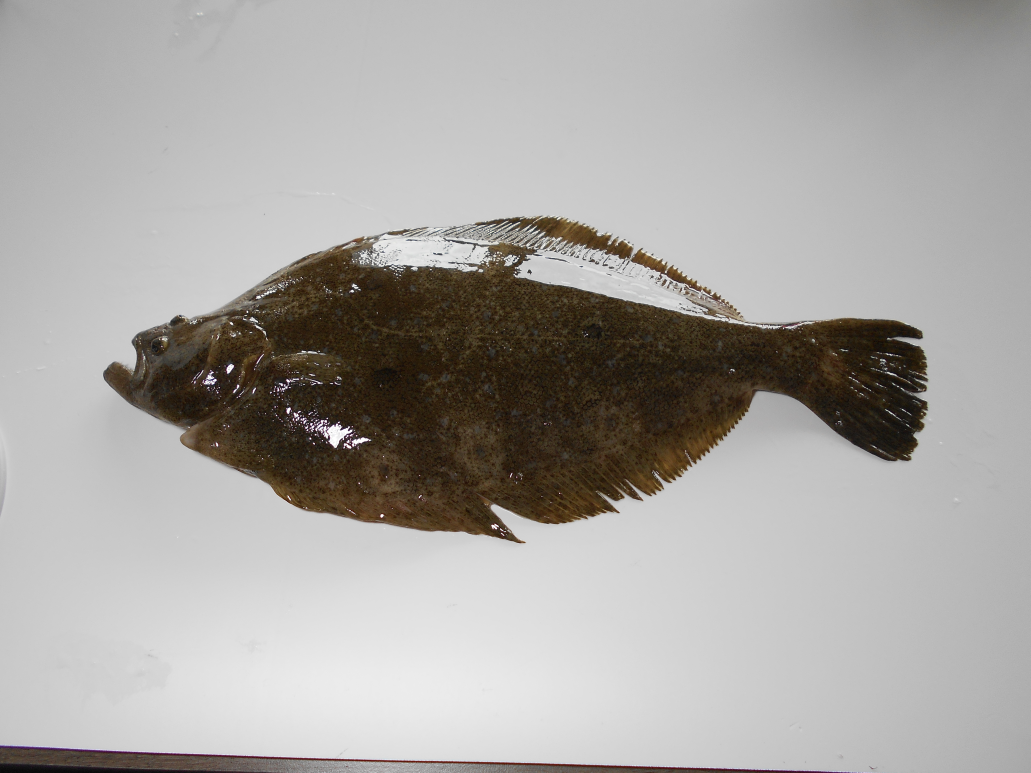
#> input picture input/01.원천데이터/01.RGB Data/F01_U01_O0088_D2022-07-04_L420_W0749_S3_R01_B02_I00000011.JPG, 5152 x 3864 px (shown at 1/5 size); its folder holds 4 pictures in this run
$ python simple_fish_detector.py
#> lines starting #> are read from the running program, lines starting #| are printed output that depends on the picture
"""
광어 질병 탐지 - 간단한 버전
scikit-learn의 One-Class SVM을 사용한 이상 탐지
"""

import json
import numpy as np
from pathlib import Path
from PIL import Image
import matplotlib.pyplot as plt
from sklearn.svm import OneClassSVM
from sklearn.preprocessing import StandardScaler
from sklearn.decomposition import PCA
from sklearn.model_selection import train_test_split
import warnings
warnings.filterwarnings('ignore')


class SimpleFishDiseaseDetector:
    """간단한 광어 질병 탐지기"""

    def __init__(self):
        self.image_dir = Path("input/01.원천데이터/01.RGB Data")
        self.label_dir = Path("input/02.라벨링데이터/01.RGB Data")
        self.model = None
        self.scaler = StandardScaler()
        self.pca = PCA(n_components=50)  # 50차원으로 축소

    def extract_features(self, image_path):
        """이미지에서 특징 추출"""
        # 이미지 로드 및 리사이즈
        img = Image.open(image_path).convert('RGB')
#> img is the input picture: PIL image 5152x3864 RGB; mean R, G, B 168.6, 165.8, 162.7
        img = img.resize((64, 64))  # 작은 크기로 리사이즈
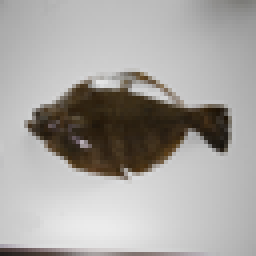
#> img: PIL image 64x64 RGB (shown 4 times larger); mean R, G, B 168.6, 165.9, 162.7

        # numpy 배열로 변환
        img_array = np.array(img)

        # 특징 추출 (간단한 방법들)
        features = []

        # 1. 색상 히스토그램
        for channel in range(3):  # RGB 각 채널
            hist, _ = np.histogram(img_array[:,:,channel], bins=16, range=(0, 256))
            features.extend(hist / hist.sum())  # 정규화
#> after the loop, features = 48 values, max 0.307 at index 12, min 0 at index 0, mean 0.0625

        # 2. 평균과 표준편차
        features.append(img_array.mean())
        features.append(img_array.std())

        # 3. 엣지 검출 (간단한 그래디언트)
        gray = np.dot(img_array[...,:3], [0.2989, 0.5870, 0.1140])
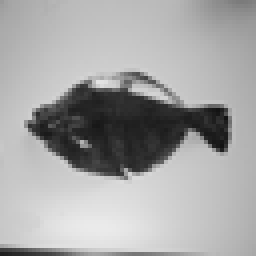
#> gray: shape (64, 64) float64 (shown 4 times larger); min 19.32, max 235, mean 166.3
        dx = np.diff(gray, axis=1).mean()
#> dx = -0.2
        dy = np.diff(gray, axis=0).mean()
#> dy = -0.683
        features.extend([dx, dy])

        return np.array(features)

    def load_data(self):
        """데이터 로드 및 특징 추출"""
        print("데이터 로딩 중...")

        features = []
        labels = []
        file_names = []

        # 이미지 파일 목록
        image_files = sorted(list(self.image_dir.glob("*.JPG")))[:100]  # 최대 100개

        for img_path in image_files:
            # 특징 추출
            feat = self.extract_features(img_path)
#> feat = 52 values, max 165.7 at index 48, min -0.683 at index 51, mean 4.4
            features.append(feat)

            # 라벨 정보 (질병 ID)
            json_path = self.label_dir / f"{img_path.stem}.json"
            if json_path.exists():
                with open(json_path, 'r', encoding='utf-8') as f:
                    data = json.load(f)
                    diseases = []
                    if 'annotations' in data:
                        for ann in data['annotations']:
                            if 'disease' in ann:
                                diseases.extend(ann['disease'])
                    labels.append(list(set(diseases)))
            else:
                labels.append([])

            file_names.append(img_path.stem)
#> pass 2 of the loop in load_data, `for img_path in image_files:`:
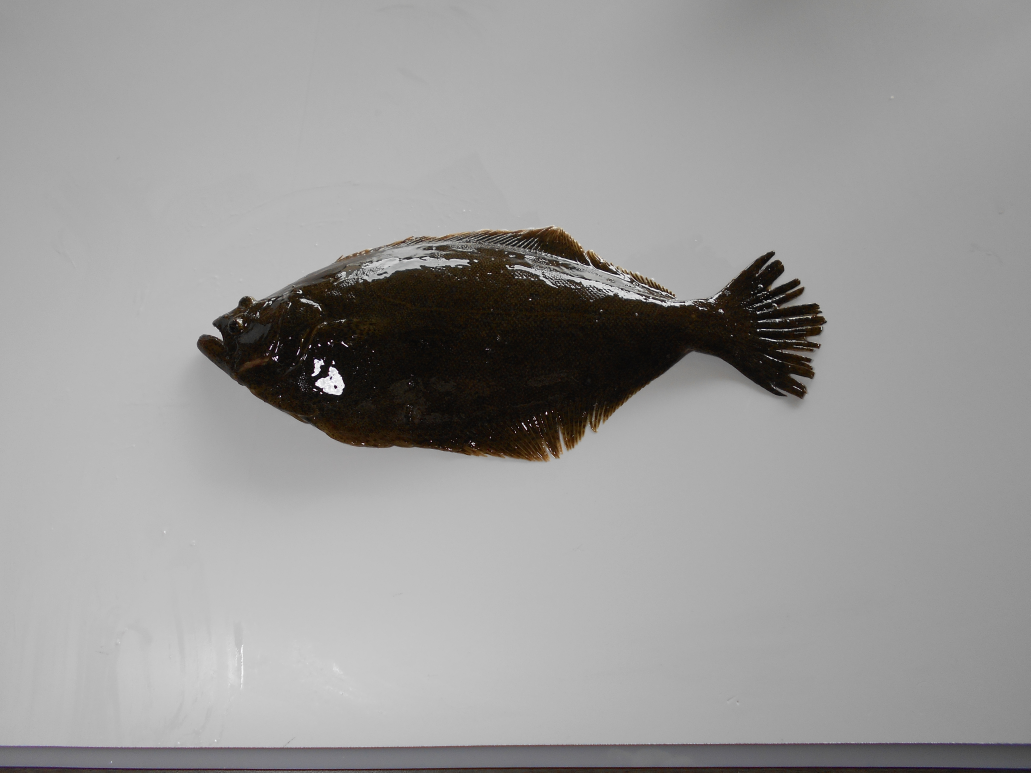
#> input picture input/01.원천데이터/01.RGB Data/F01_U01_O0089_D2022-07-04_L335_W0379_S2_R01_B02_I00000007.JPG, 5152 x 3864 px (shown at 1/5 size)
#> in extract_features, img is the input picture: PIL image 5152x3864 RGB; mean R, G, B 154.5, 153.6, 152.9
#> in extract_features (call 2), `img = img.resize((64, 64))`:
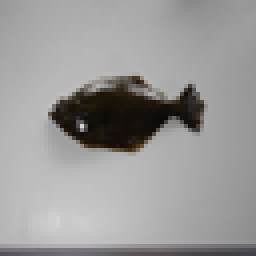
#> img: PIL image 64x64 RGB (shown 4 times larger); mean R, G, B 154.5, 153.6, 153
#> after the loop in extract_features (call 2), `for channel in range(3):`: features = 48 values, max 0.305 at index 10, min 0 at index 14, mean 0.0625
#> dx = -0.392
#> dy = -1.15
#> feat = 52 values, max 153.7 at index 48, min -1.15 at index 51, mean 3.89
#> pass 3 of the loop in load_data, `for img_path in image_files:`:
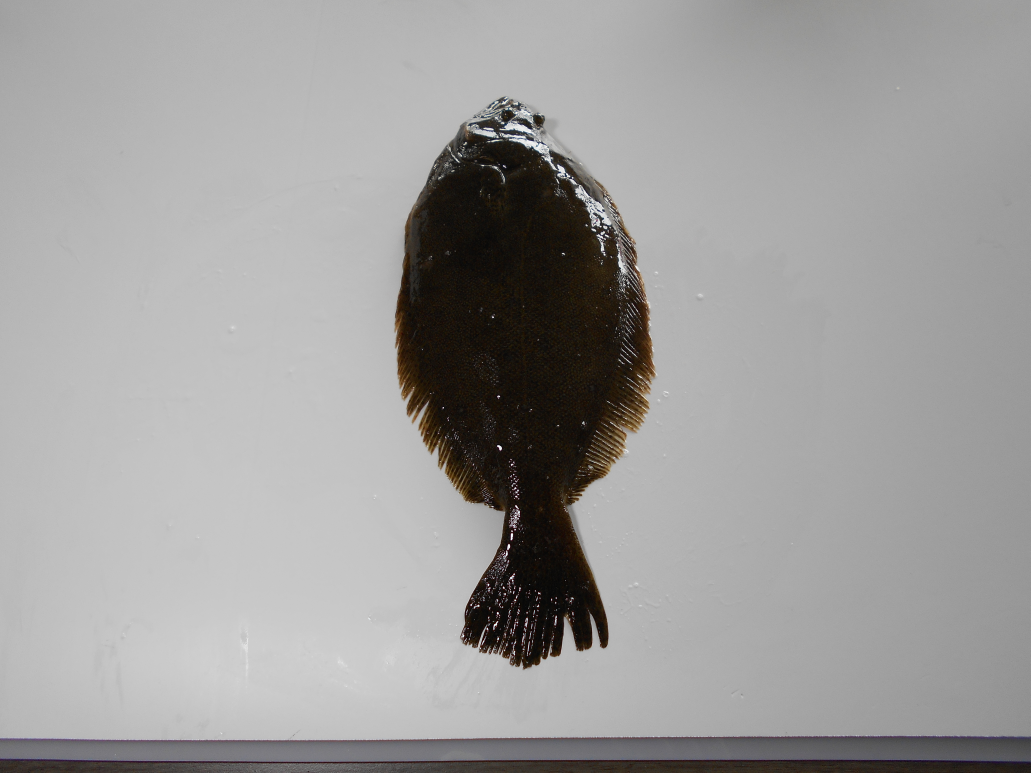
#> input picture input/01.원천데이터/01.RGB Data/F01_U01_O0089_D2022-07-04_L335_W0379_S2_R03_B02_I00000007.JPG, 5152 x 3864 px (shown at 1/5 size)
#> in extract_features, img is the input picture: PIL image 5152x3864 RGB; mean R, G, B 157.8, 156.7, 155.9
#> in extract_features (call 3), `img = img.resize((64, 64))`:
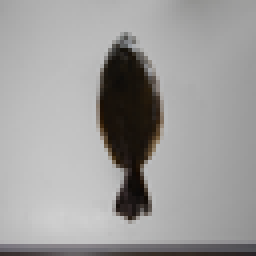
#> img: PIL image 64x64 RGB (shown 4 times larger); mean R, G, B 157.8, 156.7, 155.9
#> after the loop in extract_features (call 3), `for channel in range(3):`: features = 48 values, max 0.312 at index 11, min 0 at index 14, mean 0.0625
#> dx = -0.415
#> dy = -1.74
#> feat = 52 values, max 156.8 at index 48, min -1.74 at index 51, mean 4.02
#> the loop made 4 passes; the first 3 are shown

        print(f"총 {len(features)}개 이미지 로드 완료")

        return np.array(features), labels, file_names

    def train(self, features):
        """One-Class SVM 학습"""
        print("\n모델 학습 중...")

        # 특징 정규화
        features_scaled = self.scaler.fit_transform(features)

        # PCA로 차원 축소
#> (the run stopped early here; a loop or call above may not have finished)
